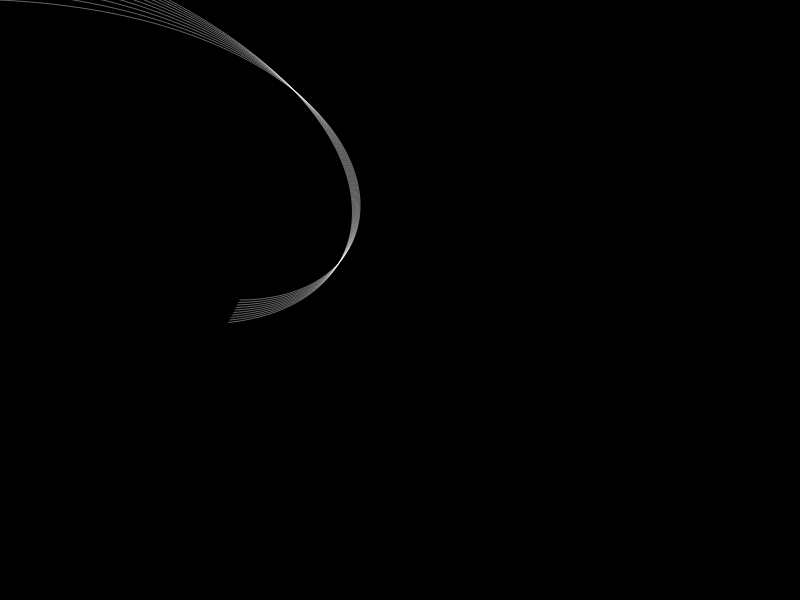
Frame 1 (no input)
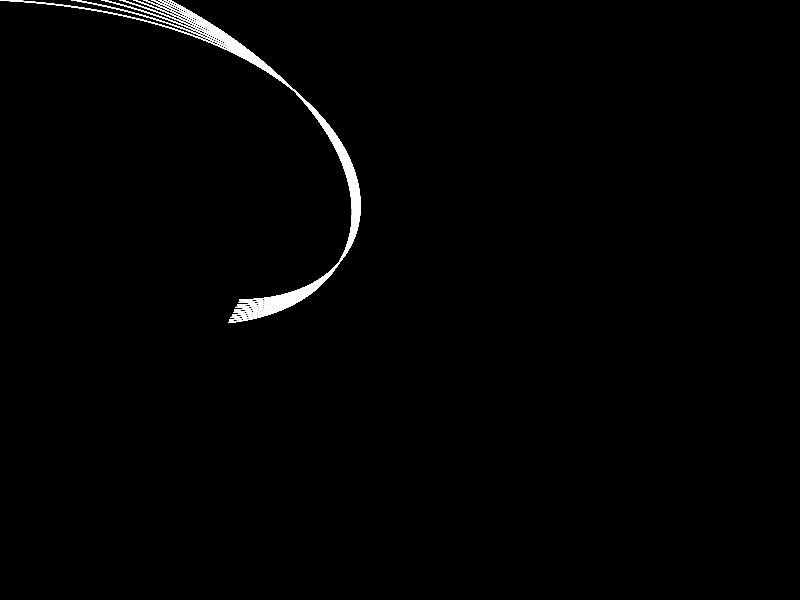
Frame 60 (no input)
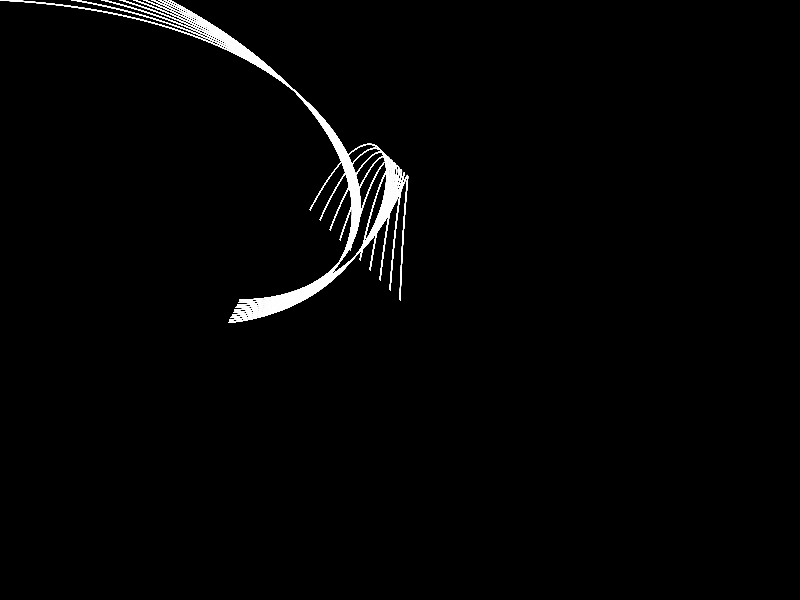
Frame 120 (the mouse pressed at the canvas centre since frame 60)

The p5.js sketch that drew these frames (run headless with seeded random() and noise() and a simulated clock; from frame 60 on, the mouse is pressed at the canvas centre):

// p5.js sketch
// ── sketch.js
function preload() {
}

function setup() {
	createCanvas(displayWidth, displayHeight);
	stroke(255, 100);
	background(0);
	noFill();
}

function draw() {
  for (var i = 0; i < 200; i += 20) {
    bezier(mouseX - (i / 2.0), mouseY - (i / 2.0), 410, 20, 440, 300, 240 - (i / 16.0), 300 + (i / 8.0));
  }
}
